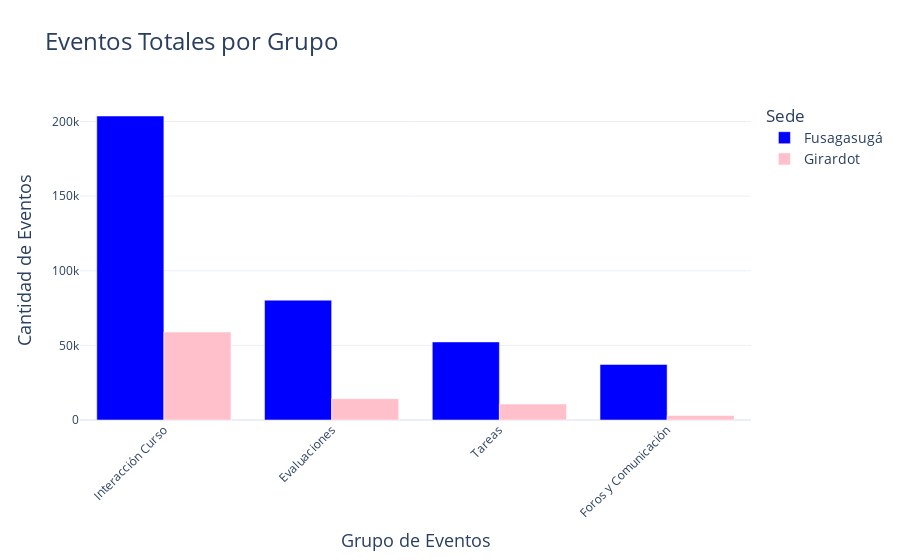
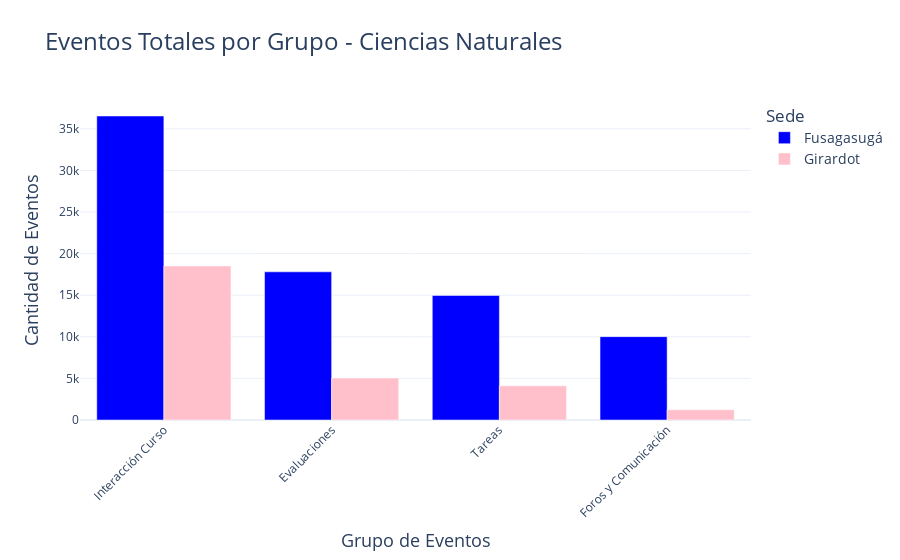
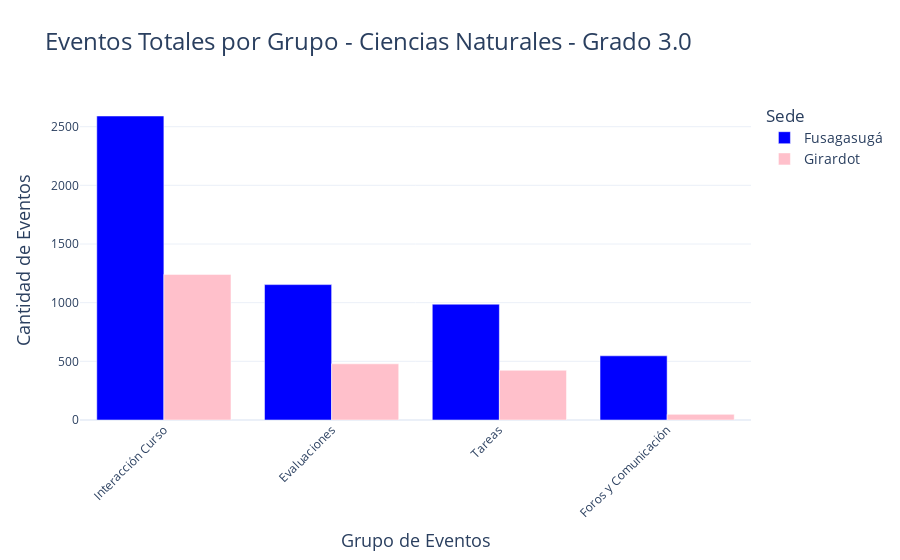

The notebook cell these images were saved under, in order:
### Code cell
import pandas as pd
import plotly.express as px
import ipywidgets as widgets
from IPython.display import display

# --- Cargar datos ---
df = pd.read_csv("../../data/interim/moodle/moodle_course_activity_summary.csv")
df_enrollments = pd.read_csv("../../data/interim/estudiantes/enrollments.csv")
df_asignaturas = pd.read_csv("../../data/raw/tablas_maestras/asignaturas.csv")

# --- Merge de datos ---
df = df.merge(
    df_enrollments[['moodle_user_id', 'id_grado', 'year', 'sede']],
    left_on=['userid', 'year'],
    right_on=['moodle_user_id', 'year'],
    how="left"
)

df = df.merge(
    df_asignaturas[['id_asignatura', 'nombre_2024']],
    on="id_asignatura",
    how="left"
)

# --- Asignar área agrupada ---
def asignar_area(id_asignatura):
    if id_asignatura in [1, 20]:
        return "Ciencias Naturales"
    elif id_asignatura in [2, 19]:
        return "Ciencias Sociales"
    elif id_asignatura in [3, 18, 21]:
        return "Matemáticas"
    else:
        return "Otra"

df['area_final'] = df['id_asignatura'].apply(asignar_area)

# --- Grupos de eventos ---
grupos_eventos = {
    'Interacción Curso': [
        'course_viewed', 'page_module_viewed', 'resource_module_viewed', 'url_module_viewed', 'lti_module_viewed',
        'hvp_module_viewed', 'chat_module_viewed', 'feedback_module_viewed', 'choice_module_viewed', 'hvp_attempt_submitted', 'choice_answer_created', 'feedback_response_submitted'
    ],
    'Evaluaciones': [
        'quiz_module_viewed', 'quiz_attempt_started', 'quiz_attempt_submitted', 'quiz_attempt_summary_viewed',
        'quiz_attempt_viewed', 'quiz_attempt_reviewed', 'assign_submission_form_viewed', 'assign_assessable_submitted',
        'assign_feedback_viewed', 'assign_module_viewed'
    ],
    'Tareas': [
        'file_submission_created', 'file_assessable_uploaded', 'onlinetext_submission_created',
        'onlinetext_assessable_uploaded', 'submission_comment_created', 'submission_status_viewed',
        'assign_remove_submission_form_viewed'
    ],
    'Foros y Comunicación': [
        'forum_module_viewed', 'forum_discussion_viewed', 'forum_post_created', 'forum_post_updated',
        'forum_post_deleted', 'forum_discussion_created', 'forum_discussion_deleted',
        'forum_discussion_subscription_created', 'forum_discussion_subscription_deleted',
        'forum_course_searched', 'forum_subscription_created'
    ],
}

# --- Sumar actividad por grupo ---
for grupo, eventos in grupos_eventos.items():
    df[grupo] = df[eventos].sum(axis=1)

# --- Dataset reducido ---
df_summary = df[['userid', 'id_grado', 'sede', 'area_final', 'year', 'period'] + list(grupos_eventos.keys())]

def graficar_eventos_por_grupo(area_seleccionada=None, grado_seleccionado=None):
    if area_seleccionada is None:
        area_seleccionada = "Todos"
    if grado_seleccionado is None:
        grado_seleccionado = "Todos"
    df_filtrado = df_summary.copy()

    if area_seleccionada != "Todos":
        df_filtrado = df_filtrado[df_filtrado['area_final'] == area_seleccionada]
    if grado_seleccionado != "Todos":
        df_filtrado = df_filtrado[df_filtrado['id_grado'] == grado_seleccionado]

    if df_filtrado.empty:
        print("⚠️ No hay datos para esta combinación.")
        return

    # Agrupar
    total_eventos_grupo = df_filtrado.groupby('sede')[list(grupos_eventos.keys())].sum().reset_index()

    # Convertir a formato largo
    total_eventos_grupo_melted = total_eventos_grupo.melt(id_vars='sede', var_name='Grupo de Eventos', value_name='Total de Eventos')

    fig = px.bar(
        total_eventos_grupo_melted,
        x='Grupo de Eventos',
        y='Total de Eventos',
        color='sede',
        barmode='group',
        title=f'Eventos Totales por Grupo {"- " + area_seleccionada if area_seleccionada != "Todos" else ""} {"- Grado " + str(grado_seleccionado) if grado_seleccionado != "Todos" else ""}',
        labels={'Grupo de Eventos': 'Grupo de Eventos', 'Total de Eventos': 'Cantidad de Eventos'},
        color_discrete_map={'Fusagasugá': 'blue', 'Girardot': 'pink'}
    )

    fig.update_layout(
        template="plotly_white",
        title_font_size=24,
        xaxis_title_font_size=18,
        yaxis_title_font_size=18,
        legend_title="Sede",
        legend_font_size=14,
        xaxis_tickangle=-45
    )

    fig.show()

# --- Crear widgets (Dropdowns) ---
areas = ["Todos"] + sorted(df['area_final'].unique())
grados = ["Todos"] + sorted(df['id_grado'].dropna().unique())

area_dropdown = widgets.Dropdown(
    options=areas,
    value="Todos",
    description='Área:',
    style={'description_width': 'initial'}
)

grado_dropdown = widgets.Dropdown(
    options=grados,
    value="Todos",
    description='Grado:',
    style={'description_width': 'initial'}
)

# --- Función para actualizar gráfico ---
def actualizar_grafico(change=None):
    graficar_eventos_por_grupo(area_dropdown.value, grado_dropdown.value)

area_dropdown.observe(actualizar_grafico, names='value')
grado_dropdown.observe(actualizar_grafico, names='value')

# --- Mostrar widgets y gráfica inicial ---
display(area_dropdown, grado_dropdown)
graficar_eventos_por_grupo()

### Figure 1 — Plotly figure (JSON) as saved in the notebook; plotly's stock layout.template omitted (floating-point values rounded to 4 significant figures)
{"data": [{"alignmentgroup": "True", "hovertemplate": "sede=Fusagasugá<br>Grupo de Eventos=%{x}<br>Cantidad de Eventos=%{y}<extra></extra>", "legendgroup": "Fusagasugá", "marker": {"color": "blue", "pattern": {"shape": ""}}, "name": "Fusagasugá", "offsetgroup": "Fusagasugá", "orientation": "v", "showlegend": true, "textposition": "auto", "type": "bar", "x": ["Interacción Curso", "Evaluaciones", "Tareas", "Foros y Comunicación"], "xaxis": "x", "y": [203724, 80314, 52330, 37260], "yaxis": "y"}, {"alignmentgroup": "True", "hovertemplate": "sede=Girardot<br>Grupo de Eventos=%{x}<br>Cantidad de Eventos=%{y}<extra></extra>", "legendgroup": "Girardot", "marker": {"color": "pink", "pattern": {"shape": ""}}, "name": "Girardot", "offsetgroup": "Girardot", "orientation": "v", "showlegend": true, "textposition": "auto", "type": "bar", "x": ["Interacción Curso", "Evaluaciones", "Tareas", "Foros y Comunicación"], "xaxis": "x", "y": [58918, 14311, 10712, 3024], "yaxis": "y"}], "layout": {"barmode": "group", "legend": {"font": {"size": 14}, "title": {"text": "Sede"}, "tracegroupgap": 0}, "title": {"font": {"size": 24}, "text": "Eventos Totales por Grupo  "}, "xaxis": {"anchor": "y", "domain": [0, 1], "tickangle": -45, "title": {"font": {"size": 18}, "text": "Grupo de Eventos"}}, "yaxis": {"anchor": "x", "domain": [0, 1], "title": {"font": {"size": 18}, "text": "Cantidad de Eventos"}}}}

### Figure 2 — Plotly figure (JSON) as saved in the notebook; plotly's stock layout.template omitted (floating-point values rounded to 4 significant figures)
{"data": [{"alignmentgroup": "True", "hovertemplate": "sede=Fusagasugá<br>Grupo de Eventos=%{x}<br>Cantidad de Eventos=%{y}<extra></extra>", "legendgroup": "Fusagasugá", "marker": {"color": "blue", "pattern": {"shape": ""}}, "name": "Fusagasugá", "offsetgroup": "Fusagasugá", "orientation": "v", "showlegend": true, "textposition": "auto", "type": "bar", "x": ["Interacción Curso", "Evaluaciones", "Tareas", "Foros y Comunicación"], "xaxis": "x", "y": [36542, 17812, 14973, 10022], "yaxis": "y"}, {"alignmentgroup": "True", "hovertemplate": "sede=Girardot<br>Grupo de Eventos=%{x}<br>Cantidad de Eventos=%{y}<extra></extra>", "legendgroup": "Girardot", "marker": {"color": "pink", "pattern": {"shape": ""}}, "name": "Girardot", "offsetgroup": "Girardot", "orientation": "v", "showlegend": true, "textposition": "auto", "type": "bar", "x": ["Interacción Curso", "Evaluaciones", "Tareas", "Foros y Comunicación"], "xaxis": "x", "y": [18522, 5043, 4109, 1238], "yaxis": "y"}], "layout": {"barmode": "group", "legend": {"font": {"size": 14}, "title": {"text": "Sede"}, "tracegroupgap": 0}, "title": {"font": {"size": 24}, "text": "Eventos Totales por Grupo - Ciencias Naturales "}, "xaxis": {"anchor": "y", "domain": [0, 1], "tickangle": -45, "title": {"font": {"size": 18}, "text": "Grupo de Eventos"}}, "yaxis": {"anchor": "x", "domain": [0, 1], "title": {"font": {"size": 18}, "text": "Cantidad de Eventos"}}}}

### Figure 3 — Plotly figure (JSON) as saved in the notebook; plotly's stock layout.template omitted (floating-point values rounded to 4 significant figures)
{"data": [{"alignmentgroup": "True", "hovertemplate": "sede=Fusagasugá<br>Grupo de Eventos=%{x}<br>Cantidad de Eventos=%{y}<extra></extra>", "legendgroup": "Fusagasugá", "marker": {"color": "blue", "pattern": {"shape": ""}}, "name": "Fusagasugá", "offsetgroup": "Fusagasugá", "orientation": "v", "showlegend": true, "textposition": "auto", "type": "bar", "x": ["Interacción Curso", "Evaluaciones", "Tareas", "Foros y Comunicación"], "xaxis": "x", "y": [2591, 1154, 987, 547], "yaxis": "y"}, {"alignmentgroup": "True", "hovertemplate": "sede=Girardot<br>Grupo de Eventos=%{x}<br>Cantidad de Eventos=%{y}<extra></extra>", "legendgroup": "Girardot", "marker": {"color": "pink", "pattern": {"shape": ""}}, "name": "Girardot", "offsetgroup": "Girardot", "orientation": "v", "showlegend": true, "textposition": "auto", "type": "bar", "x": ["Interacción Curso", "Evaluaciones", "Tareas", "Foros y Comunicación"], "xaxis": "x", "y": [1241, 479, 424, 48], "yaxis": "y"}], "layout": {"barmode": "group", "legend": {"font": {"size": 14}, "title": {"text": "Sede"}, "tracegroupgap": 0}, "title": {"font": {"size": 24}, "text": "Eventos Totales por Grupo - Ciencias Naturales - Grado 3.0"}, "xaxis": {"anchor": "y", "domain": [0, 1], "tickangle": -45, "title": {"font": {"size": 18}, "text": "Grupo de Eventos"}}, "yaxis": {"anchor": "x", "domain": [0, 1], "title": {"font": {"size": 18}, "text": "Cantidad de Eventos"}}}}
